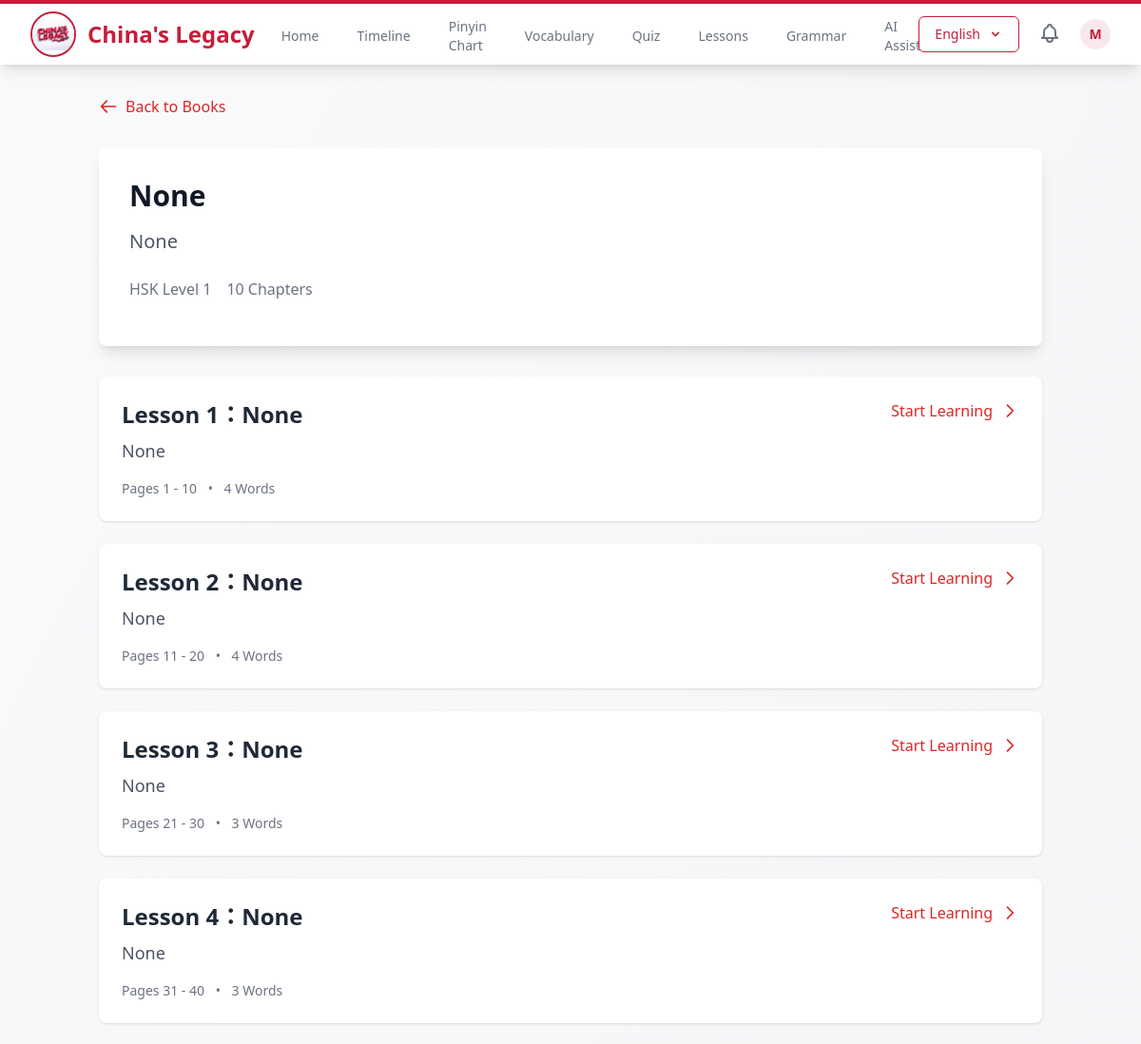
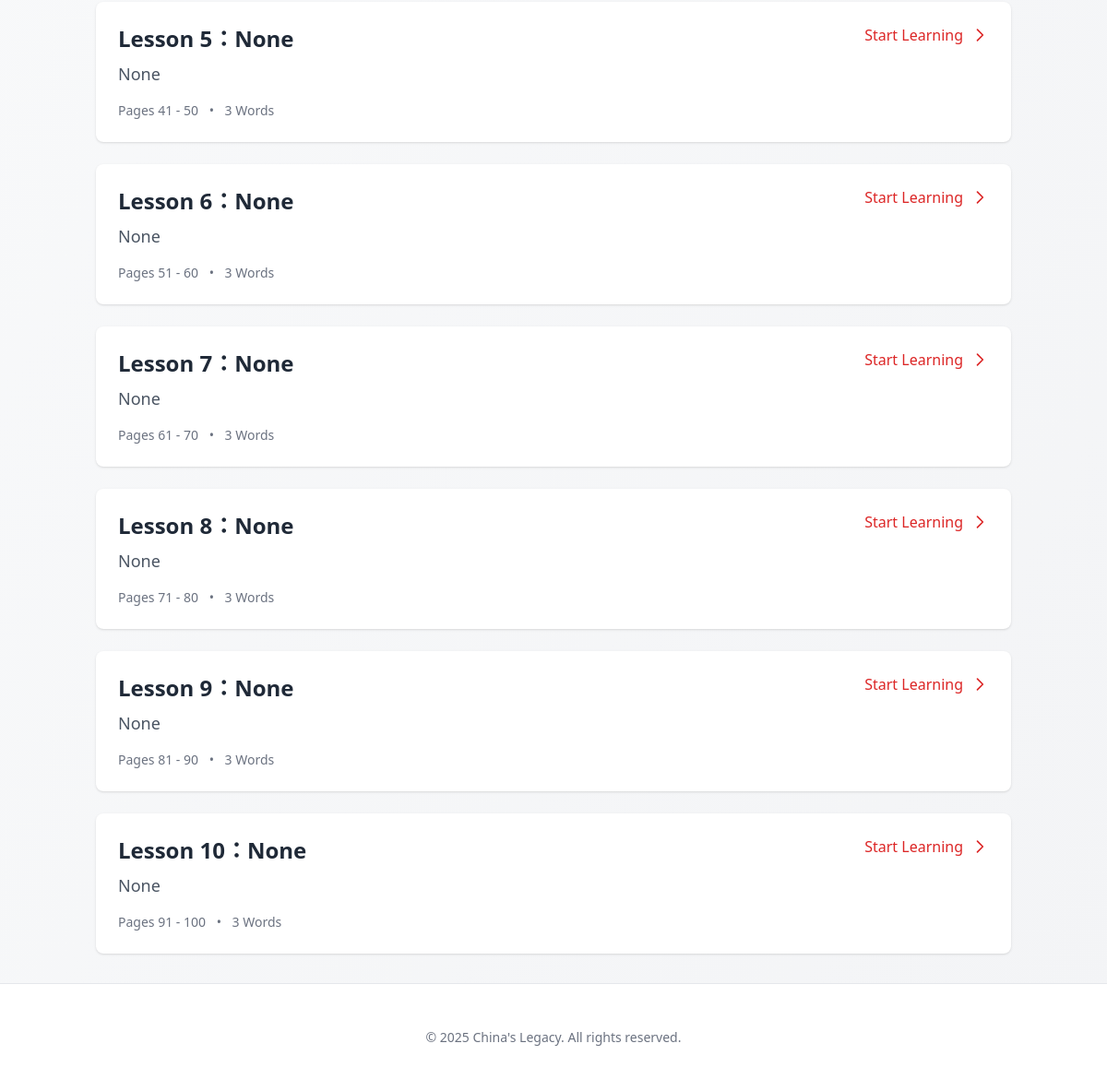
Screenshot of /lessons/book/1/ (signed in) with the database file from the repository (2 pictures, top to bottom).
### user_auth/models.py (models this page shows, shortened)
class CustomUser(AbstractUser):
    PROFICIENCY_LEVELS = [
        ('HSK1', 'HSK Level 1'),
        ('HSK2', 'HSK Level 2'),
        ('HSK3', 'HSK Level 3'),
        ('HSK4', 'HSK Level 4'),
        ('HSK5', 'HSK Level 5'),
        ('HSK6', 'HSK Level 6'),
    ]
    full_name = models.CharField(max_length=255, blank=True)
    age = models.IntegerField(validators=[MinValueValidator(5), MaxValueValidator(120)], null=True, blank=True)
    institute = models.CharField(max_length=255, blank=True)
    nationality = models.CharField(max_length=100, blank=True)
    batch = models.CharField(max_length=50, blank=True, help_text='e.g., 2020-2024')
    student_id = models.CharField(max_length=50, blank=True, unique=True, null=True)
    university_field = models.CharField(max_length=100, blank=True, help_text='e.g., Computer Science, Business, etc.')
    phone = models.CharField(max_length=20, blank=True)
    profile_picture = models.ImageField(upload_to='profile_pictures/', null=True, blank=True)
    bio = models.TextField(max_length=500, blank=True)
    current_hsk_level = models.CharField(max_length=4, choices=PROFICIENCY_LEVELS, default='HSK1')
    learning_streak = models.IntegerField(default=0)
    last_activity_date = models.DateField(null=True, blank=True)
    points = models.IntegerField(default=0)
    completed_lessons = models.IntegerField(default=0)
    class Meta:
        verbose_name = 'User'
        verbose_name_plural = 'Users'

### mandarin_vocab/models.py (models this page shows, shortened)
class HSKBook(models.Model):
    BOOK_TYPES = [
        ('TB', 'Textbook'),
        ('TBA', 'Textbook A'),
        ('TBB', 'Textbook B'),
        ('WB', 'Workbook'),
    ]
    title_en = models.CharField(max_length=200, help_text='English title', null=True, blank=True)
    title_zh = models.CharField(max_length=200, help_text='Chinese title', null=True, blank=True)
    hsk_level = models.IntegerField(choices=VocabularyWord.HSK_LEVELS, validators=[MinValueValidator(1), MaxValueValidator(6)])
    book_type = models.CharField(max_length=3, choices=BOOK_TYPES)
    file = models.FileField(upload_to='books/')
    cover_image = models.ImageField(upload_to='book_covers/', null=True, blank=True)
    description_en = models.TextField(blank=True, help_text='English description', null=True)
    description_zh = models.TextField(blank=True, help_text='Chinese description', null=True)
    page_count = models.IntegerField(default=0)
    created_at = models.DateTimeField(auto_now_add=True)
    updated_at = models.DateTimeField(auto_now=True)
    class Meta:
        ordering = ['hsk_level', 'book_type']
        verbose_name = 'HSK Book'
        verbose_name_plural = 'HSK Books'
        unique_together = ['hsk_level', 'book_type']
    @property
    def title(self):
        from django.utils.translation import get_language
        return self.title_zh if get_language() == 'zh' else self.title_en
    @property
    def description(self):
        from django.utils.translation import get_language
        return self.description_zh if get_language() == 'zh' else self.description_en

class BookChapter(models.Model):
    book = models.ForeignKey(HSKBook, on_delete=models.CASCADE, related_name='chapters')
    chapter_number = models.IntegerField()
    title_en = models.CharField(max_length=200, help_text='English title', null=True, blank=True)
    title_zh = models.CharField(max_length=200, help_text='Chinese title', null=True, blank=True)
    description_en = models.TextField(blank=True, help_text='English description', null=True)
    description_zh = models.TextField(blank=True, help_text='Chinese description', null=True)
    start_page = models.IntegerField()
    end_page = models.IntegerField()
    pdf_file = models.FileField(upload_to='book_chapters/', null=True, blank=True)
    vocabulary_list = models.ManyToManyField(VocabularyWord, blank=True, related_name='chapters')
    chinese_text = models.TextField(blank=True, help_text='Lesson text in Chinese')
    pinyin_text = models.TextField(blank=True, help_text='Pinyin for the lesson text')
    english_text = models.TextField(blank=True, help_text='English translation of the lesson text')
    grammar_points_en = models.TextField(blank=True, help_text='Key grammar points covered in the lesson (English)', null=True)
    grammar_points_zh = models.TextField(blank=True, help_text='Key grammar points covered in the lesson (Chinese)', null=True)
    cultural_notes_en = models.TextField(blank=True, help_text='Cultural context and notes (English)', null=True)
    cultural_notes_zh = models.TextField(blank=True, help_text='Cultural context and notes (Chinese)', null=True)
    created_at = models.DateTimeField(auto_now_add=True)
    updated_at = models.DateTimeField(auto_now=True)
    class Meta:
        ordering = ['book', 'chapter_number']
        verbose_name = 'Book Chapter'
        verbose_name_plural = 'Book Chapters'
        unique_together = ['book', 'chapter_number']
    @property
    def title(self):
        from django.utils.translation import get_language
        return self.title_zh if get_language() == 'zh' else self.title_en
    @property
    def description(self):
        from django.utils.translation import get_language
        return self.description_zh if get_language() == 'zh' else self.description_en

### main_core/views.py (the view)
# urls.py: path('lessons/book/<int:book_id>/', views.book_detail, name='book_detail'),
@login_required
def book_detail(request, book_id):
    book = get_object_or_404(HSKBook, id=book_id)
    chapters = book.chapters.all().order_by('chapter_number')
    context = {
        'book': book,
        'chapters': chapters,
    }
    return render(request, 'main_core/book_detail.html', context)

### templates/main_core/book_detail.html (shortened to what this page needs)
{% extends 'base.html' %}
{% load static %}
{% load translation_tags %}
{% block content %}
<div class="container mx-auto px-4 py-8">
    <div class="mb-8">
        <a href="{% url 'main_core:lessons_home' %}" class="text-red-600 hover:text-red-700 flex items-center">
            <svg class="w-5 h-5 mr-2" fill="none" stroke="currentColor" viewBox="0 0 24 24">
                <path stroke-linecap="round" stroke-linejoin="round" stroke-width="2" d="M10 19l-7-7m0 0l7-7m-7 7h18"/>
            </svg>
            {% trans 'back_to_books' %}
        </a>
    </div>
    <div class="bg-white rounded-lg shadow-lg p-8 mb-8">
        <h1 class="text-3xl font-bold text-gray-900 mb-4">{{ book.title }}</h1>
        <p class="text-xl text-gray-600 mb-6">{{ book.description }}</p>
        <div class="flex items-center text-gray-500 mb-4">
            <span class="mr-4">{% trans 'hsk_level' %} {{ book.hsk_level }}</span>
            <span>{{ book.chapters.count }} {% trans 'chapters' %}</span>
        </div>
    </div>
    <div class="grid gap-6">
        {% for chapter in chapters %}
        <div class="bg-white rounded-lg shadow hover:shadow-lg transition-shadow duration-300">
            <a href="{% url 'main_core:lesson_detail' book.id chapter.chapter_number %}" class="block p-6">
                <div class="flex justify-between items-start">
                    <div>
                        <div class="mb-4">
                            <h3 class="text-2xl font-semibold text-gray-800 mb-2 chinese-font">
                                {% trans 'lesson' %} {{ chapter.chapter_number }}：{{ chapter.title }}
                            </h3>
                            <div class="text-gray-600 space-y-1">
                                <p class="text-lg">{{ chapter.description }}</p>
                            </div>
                        </div>
                        <div class="text-sm text-gray-500">
                            <span>{% trans 'pages' %} {{ chapter.start_page }} - {{ chapter.end_page }}</span>
                            {% if chapter.vocabulary_list.count %}
                            <span class="mx-2">•</span>
                            <span>{{ chapter.vocabulary_list.count }} {% trans 'words' %}</span>
                            {% endif %}
                        </div>
                    </div>
                    <div class="flex items-center text-red-600">
                        <span class="mr-2">{% trans 'start_learning' %}</span>
                        <svg class="w-5 h-5" fill="none" stroke="currentColor" viewBox="0 0 24 24">
                            <path stroke-linecap="round" stroke-linejoin="round" stroke-width="2" d="M9 5l7 7-7 7"/>
                        </svg>
                    </div>
                </div>
            </a>
        </div>
        {% endfor %}
    </div>
</div>
{% endblock %}

### templates/base.html (shortened to what this page needs)
{% load static %}
{% load translation_tags %}
<!DOCTYPE html>
<html lang="{{ LANGUAGE|default:'en' }}">
<head>
    <script src="https://cdn.tailwindcss.com"></script>
</head>
<body class="bg-gradient-to-br from-gray-50 to-gray-100 min-h-screen">
    <nav class="bg-white shadow-lg border-t-4 border-chinese-red" x-data="{ mobileMenuOpen: false }">
        <div class="max-w-7xl mx-auto px-4 sm:px-6 lg:px-8">
            <div class="flex justify-between h-16">
                <div class="flex">
                    <div class="flex-shrink-0 flex items-center">
                        <a href="{% url 'main_core:home' %}" class="flex items-center space-x-3 hover:opacity-90 transition-opacity">
                            <img src="{% static 'images/logo.jpg' %}" alt="China's Legacy Logo" class="h-12 w-12 object-contain rounded-full border-2 border-chinese-red">
                            <span class="text-2xl font-bold text-chinese-red">China's Legacy</span>
                        </a>
                    </div>
                    <div class="hidden sm:ml-6 sm:flex sm:space-x-8">
                        <a href="{% url 'main_core:home' %}"
                           class="nav-link {% if request.resolver_match.url_name == 'home' %}active text-chinese-ink{% else %}text-gray-500 hover:text-chinese-ink{% endif %} inline-flex items-center px-1 pt-1 text-sm font-medium">
                            {% trans 'home' %}
                        </a>
                        <a href="{% url 'main_core:timeline_home' %}"
                           class="nav-link {% if request.resolver_match.url_name == 'timeline_home' %}active text-chinese-ink{% else %}text-gray-500 hover:text-chinese-ink{% endif %} inline-flex items-center px-1 pt-1 text-sm font-medium">
                            {% trans 'timeline' %}
                        </a>
                        <a href="{% url 'main_core:home' %}#pinyin-chart"
                           class="nav-link text-gray-500 hover:text-chinese-ink inline-flex items-center px-1 pt-1 text-sm font-medium scroll-smooth">
                            Pinyin Chart
                        </a>
                        <a href="{% url 'mandarin_vocab:vocab_home' %}"
                           class="nav-link {% if request.resolver_match.app_name == 'mandarin_vocab' %}active text-chinese-ink{% else %}text-gray-500 hover:text-chinese-ink{% endif %} inline-flex items-center px-1 pt-1 text-sm font-medium">
                            {% trans 'vocabulary' %}
                        </a>
                        <a href="{% url 'main_core:quiz_home' %}"
                           class="nav-link {% if request.resolver_match.url_name == 'quiz_home' %}active text-chinese-ink{% else %}text-gray-500 hover:text-chinese-ink{% endif %} inline-flex items-center px-1 pt-1 text-sm font-medium">
                            {% trans 'quiz' %}
                        </a>
                        <a href="{% url 'main_core:lessons_home' %}"
                           class="nav-link {% if request.resolver_match.url_name == 'lessons_home' %}active text-chinese-ink{% else %}text-gray-500 hover:text-chinese-ink{% endif %} inline-flex items-center px-1 pt-1 text-sm font-medium">
                            {% trans 'lessons' %}
                        </a>
                        <a href="{% url 'main_core:grammar_home' %}"
                           class="nav-link {% if request.resolver_match.url_name == 'grammar_home' %}active text-chinese-ink{% else %}text-gray-500 hover:text-chinese-ink{% endif %} inline-flex items-center px-1 pt-1 text-sm font-medium">
                            {% trans 'grammar' %}
                        </a>
                        {% if user.is_authenticated %}
                        <a href="{% url 'main_core:ai_assistant' %}"
                           class="nav-link {% if request.resolver_match.url_name == 'ai_assistant' %}active text-chinese-ink{% else %}text-gray-500 hover:text-chinese-ink{% endif %} inline-flex items-center px-1 pt-1 text-sm font-medium">
                            {% trans 'ai_assistant' %}
                        </a>
                        {% endif %}
                    </div>
                </div>
                <div class="hidden sm:ml-6 sm:flex sm:items-center space-x-4">
                    <div class="relative" x-data="{ open: false }">
                        <button @click="open = !open"
                                @click.away="open = false"
                                class="language-toggle inline-flex items-center px-4 py-2 border border-chinese-red text-sm font-medium rounded-md text-chinese-red bg-white hover:text-chinese-ink hover:border-chinese-gold focus:outline-none focus:ring-2 focus:ring-offset-2 focus:ring-chinese-red">
                            <span class="mr-2">{% get_current_language %}</span>
                        </button>
                    </div>
                    {% if user.is_authenticated %}
                    <div class="relative"
                         x-data="{
                             open: false,
                             initialCount: {% with total_count=friend_requests|length|add:message_notifications|length %}{% if total_count > 0 %}{{ total_count }}{% else %}0{% endif %}{% endwith %},
                             count: {% with total_count=friend_requests|length|add:message_notifications|length %}{% if total_count > 0 %}{{ total_count }}{% else %}0{% endif %}{% endwith %},
                             updateCount() {
                                 const newCount = document.querySelectorAll('.notification-item:not(.read)').length;
                                 this.count = newCount > 0 ? newCount : 0;
                             }
                         }"
                         @click.away="open = false">
                        <button @click="open = !open"
                                type="button"
                                class="p-1 rounded-full text-gray-500 hover:text-gray-700 focus:outline-none focus:ring-2 focus:ring-offset-2 focus:ring-chinese-red relative transition-colors duration-150">
                        </button>
                    </div>
                    <div class="relative" x-data="{ open: false }" @click.away="open = false">
                        <button @click="open = !open"
                                type="button"
                                class="bg-white rounded-full flex text-sm focus:outline-none focus:ring-2 focus:ring-offset-2 focus:ring-chinese-red transition-all duration-150 hover:shadow-md"
                                id="user-menu-button"
                                aria-expanded="false"
                                aria-haspopup="true">
                            <div class="h-8 w-8 rounded-full bg-chinese-red bg-opacity-10 flex items-center justify-center text-chinese-red font-semibold">
                                {{ user.username|make_list|first|upper }}
                            </div>
                        </button>
                    </div>
                    {% endif %}
                </div>
            </div>
        </div>
    </nav>
    <main>
        {% block content %}{% endblock %}
    </main>
    <footer class="bg-white border-t border-gray-200 mt-auto">
        <div class="max-w-7xl mx-auto py-12 px-4 sm:px-6 lg:px-8">
            <div class="text-center text-gray-500 text-sm">
                <p>&copy; {% now "Y" %} China's Legacy. All rights reserved.</p>
            </div>
        </div>
    </footer>
</body>
</html>

### rows the page displays
CustomUser: username|make_list "M"
HSKBook: title "None", description "None", hsk_level "1", chapters.count "10"
BookChapter: chapter_number "1", title "None", description "None", start_page "1", end_page "10", vocabulary_list.count "4"
BookChapter: chapter_number "2", title "None", description "None", start_page "11", end_page "20", vocabulary_list.count "4"
BookChapter: chapter_number "3", title "None", description "None", start_page "21", end_page "30", vocabulary_list.count "3"
BookChapter: chapter_number "4", title "None", description "None", start_page "31", end_page "40", vocabulary_list.count "3"
BookChapter: chapter_number "5", title "None", description "None", start_page "41", end_page "50", vocabulary_list.count "3"
BookChapter: chapter_number "6", title "None", description "None", start_page "51", end_page "60", vocabulary_list.count "3"
BookChapter: chapter_number "7", title "None", description "None", start_page "61", end_page "70", vocabulary_list.count "3"
BookChapter: chapter_number "8", title "None", description "None", start_page "71", end_page "80", vocabulary_list.count "3"
BookChapter: chapter_number "9", title "None", description "None", start_page "81", end_page "90", vocabulary_list.count "3"
BookChapter: chapter_number "10", title "None", description "None", start_page "91", end_page "100", vocabulary_list.count "3"
